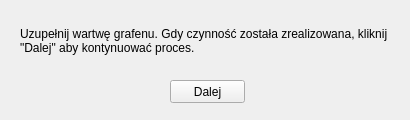
<?xml version="1.0" encoding="UTF-8"?>
<ui version="4.0">
 <class>Form</class>
 <widget class="QWidget" name="Form">
  <property name="geometry">
   <rect>
    <x>0</x>
    <y>0</y>
    <width>410</width>
    <height>120</height>
   </rect>
  </property>
  <property name="windowTitle">
   <string>Naniesienie grafenu</string>
  </property>
  <widget class="QPushButton" name="pushButton">
   <property name="geometry">
    <rect>
     <x>170</x>
     <y>80</y>
     <width>75</width>
     <height>23</height>
    </rect>
   </property>
   <property name="text">
    <string>Dalej</string>
   </property>
  </widget>
  <widget class="QLabel" name="label">
   <property name="geometry">
    <rect>
     <x>20</x>
     <y>10</y>
     <width>371</width>
     <height>61</height>
    </rect>
   </property>
   <property name="acceptDrops">
    <bool>false</bool>
   </property>
   <property name="text">
    <string>Uzupełnij wartwę grafenu. Gdy czynność została zrealizowana, kliknij &quot;Dalej&quot; aby kontynuować proces.</string>
   </property>
   <property name="textFormat">
    <enum>Qt::AutoText</enum>
   </property>
   <property name="scaledContents">
    <bool>false</bool>
   </property>
   <property name="wordWrap">
    <bool>true</bool>
   </property>
  </widget>
 </widget>
 <resources/>
 <connections/>
</ui>
